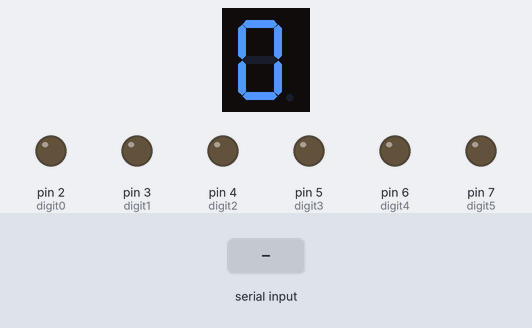
The sketch below on a simulated Arduino Mega 2560, built with avr-gcc and run on an emulated ATmega2560. Parts: 1-digit seven-segment display, output pins drawn as LEDs (lit = HIGH). Wiring (inferred from the names in the program): 1-digit 7-segment display, segments lit when HIGH: segments pin 8, pin 9, pin 10, pin 11, pin 12, pin 13, pin 24. The test bench sets the inputs (shaded band). The segment pins are drawn as the display they are named for; pins used as bus, display or sensor lines are not drawn; what the sketch prints to the serial monitor is not drawn.

Above: at 0.1 s.
At 0.5 s:
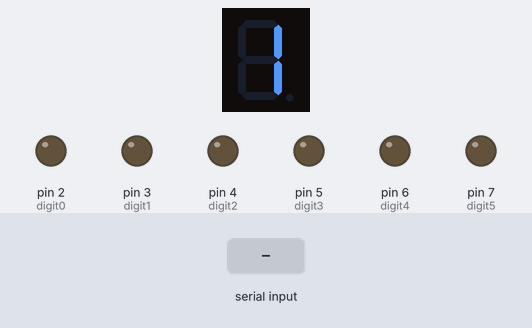
At 5.2 s:
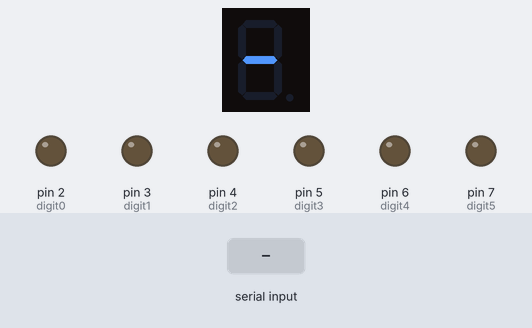
5.3 s: "90,45\n" received over the second serial link
Timing chart, 0 to 8.3 s (numbered marks = the images above; inputs shaded):
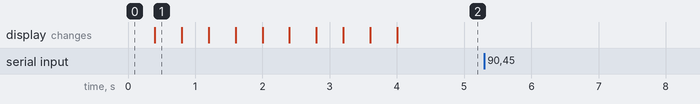

Measured:
- after the input at 5.3 s, every drawn part: stays the same
- what the display in image 1 shows lasts 0.4 s, from 0.4 s to 0.8 s

The sketch:

LP7510e_duplicate_Display_ino.ino
```cpp
#include <Metro.h>

Metro readWeight = Metro(1100);
Metro restart = Metro (3600000);

int digit0 = 2;
int digit1 = 3;
int digit2 = 4;
int digit3 = 5;
int digit4 = 6;
int digit5 = 7;

int segmenta = 8;
int segmentb = 9;
int segmentc = 10;
int segmentd = 11;
int segmente = 12;
int segmentf = 13;
int segmentg = 24;


int Weight;
int digitsArray[7] = { 0, 0, 0, 0, 0, 0, 0 };
bool weightCorrectFlag;


void setup() {
  // put your setup code here, to run once:

  Serial.begin(9600);
  Serial3.begin(9600);

  Serial2.begin(9600);
  pinMode(digit0, OUTPUT);
  pinMode(digit1, OUTPUT);
  pinMode(digit2, OUTPUT);
  pinMode(digit3, OUTPUT);
  pinMode(digit4, OUTPUT);
  pinMode(digit5, OUTPUT);


  pinMode(segmenta, OUTPUT);
  pinMode(segmentb, OUTPUT);
  pinMode(segmentc, OUTPUT);
  pinMode(segmentd, OUTPUT);
  pinMode(segmentd, OUTPUT);
  pinMode(segmente, OUTPUT);
  pinMode(segmentf, OUTPUT);
  pinMode(segmentg, OUTPUT);

  digitalWrite(digit0, LOW);
  digitalWrite(digit1, LOW);
  digitalWrite(digit2, LOW);
  digitalWrite(digit3, LOW);
  digitalWrite(digit4, LOW);
  digitalWrite(digit5, LOW);
  for (int a = 0; a < 10; a++) {
    displayNumber(a);
    delay(400);
    clearNumber();
  }
}

int previousWeight;
int runningAverage;

void loop() {
  processWeight();


  if (Weight > -1) {
    if (!weightCorrectFlag) {
      digitalWrite(digit0, LOW);
      digitalWrite(digit1, LOW);
      digitalWrite(digit2, LOW);
      digitalWrite(digit3, LOW);
      digitalWrite(digit4, LOW);
      digitalWrite(digit5, LOW);

      digitalWrite(segmenta, LOW);
      digitalWrite(segmentb, LOW);
      digitalWrite(segmentc, LOW);
      digitalWrite(segmentd, LOW);
      digitalWrite(segmente, LOW);
      digitalWrite(segmentf, LOW);
      digitalWrite(segmentg, HIGH);
    }

    else {
      if (Weight > 99999) digitalWrite(digit0, LOW);
      else digitalWrite(digit0, HIGH);
      digitalWrite(digit1, HIGH);
      digitalWrite(digit2, HIGH);
      digitalWrite(digit3, HIGH);
      digitalWrite(digit4, HIGH);
      digitalWrite(digit5, HIGH);
      displayNumber(digitsArray[1]);
      delayMicroseconds(150);
      clearNumber();


      digitalWrite(digit0, HIGH);
      if (Weight > 9999) digitalWrite(digit1, LOW);
      else digitalWrite(digit1, HIGH);
      digitalWrite(digit2, HIGH);
      digitalWrite(digit3, HIGH);
      digitalWrite(digit4, HIGH);
      digitalWrite(digit5, HIGH);
      displayNumber(digitsArray[2]);
      delayMicroseconds(150);
      clearNumber();


      digitalWrite(digit0, HIGH);
      digitalWrite(digit1, HIGH);

      if (Weight > 999) digitalWrite(digit2, LOW);
      else digitalWrite(digit2, HIGH);
      digitalWrite(digit3, HIGH);
      digitalWrite(digit4, HIGH);
      digitalWrite(digit5, HIGH);
      displayNumber(digitsArray[3]);
      delayMicroseconds(150);
      clearNumber();

      digitalWrite(digit0, HIGH);
      digitalWrite(digit1, HIGH);
      digitalWrite(digit2, HIGH);

      if (Weight > 99) digitalWrite(digit3, LOW);
      else digitalWrite(digit3, HIGH);
      digitalWrite(digit4, HIGH);
      digitalWrite(digit5, HIGH);
      displayNumber(digitsArray[4]);
      delayMicroseconds(150);
      clearNumber();


      digitalWrite(digit0, HIGH);
      digitalWrite(digit1, HIGH);
      digitalWrite(digit2, HIGH);
      digitalWrite(digit3, HIGH);


      if (Weight > 9) digitalWrite(digit4, LOW);
      else digitalWrite(digit4, HIGH);
      digitalWrite(digit5, HIGH);
      displayNumber(digitsArray[5]);
      delayMicroseconds(150);
      clearNumber();


      digitalWrite(digit0, HIGH);
      digitalWrite(digit1, HIGH);
      digitalWrite(digit2, HIGH);
      digitalWrite(digit3, HIGH);
      digitalWrite(digit4, HIGH);
      digitalWrite(digit5, LOW);
      displayNumber(digitsArray[6]);
      delayMicroseconds(150);
      clearNumber();
    }
  }
}

void processWeight() {
  if (readWeight.check()) {
    if (captureWeightLT7510e(Serial3)) {

      Serial.print("Weight: ");
      Serial.println(Weight);

      // runningAverage = 0.1 * Weight + 0.9 * runningAverage;

      // if (Weight / runningAverage < 1) return;
      // if (Weight / runningAverage > 2) return;
      //if (Weight - runningAverage > 3000) return;
      Serial.print("Running Avg:");

      Serial.println(runningAverage);
      String weightString = String(Weight);
      char WeightCharArray[7];
      int totalCharacters = 0;
      unsigned int x = 0;
      weightString.toCharArray(WeightCharArray, 7);
      // Serial.print("WeightCH: ");
      // Serial.println(WeightCharArray);
      for (int i = 0; i < 7; i++) {
        totalCharacters = i;
        if (WeightCharArray[i] == '\0') {
          //Serial.println();
          break;
        }
        // Serial.print(WeightCharArray[i], HEX);
        // Serial.print(" ");
      }
      // Serial.print("Total Characters: ");
      // Serial.println(totalCharacters);
      for (x = 6; x > 0; x--) {
        digitsArray[x] = (WeightCharArray[totalCharacters - 1] - 48);
        //Serial.print(digitsArray[x]);
        //Serial.print(" ");
        if (totalCharacters > 0) totalCharacters--;
        if (totalCharacters == 0) break;
      }

      for (int z = 0; z < 7; z++) {
        Serial.print(digitsArray[z]);
        Serial.print(" ");
      }
    }
  }
}


void displayNumber(int Number) {

  switch (Number) {
    case 0:
      digitalWrite(segmenta, HIGH);
      digitalWrite(segmentb, HIGH);
      digitalWrite(segmentc, HIGH);
      digitalWrite(segmentd, HIGH);
      digitalWrite(segmente, HIGH);
      digitalWrite(segmentf, HIGH);
      digitalWrite(segmentg, LOW);
      break;


    case 1:
      digitalWrite(segmenta, LOW);
      digitalWrite(segmentb, HIGH);
      digitalWrite(segmentc, HIGH);
      digitalWrite(segmentd, LOW);
      digitalWrite(segmente, LOW);
      digitalWrite(segmentf, LOW);
      digitalWrite(segmentg, LOW);
      break;

    case 2:
      digitalWrite(segmenta, HIGH);
      digitalWrite(segmentb, HIGH);
      digitalWrite(segmentc, LOW);
      digitalWrite(segmentd, HIGH);
      digitalWrite(segmente, HIGH);
      digitalWrite(segmentf, LOW);
      digitalWrite(segmentg, HIGH);
      break;

    case 3:
      digitalWrite(segmenta, HIGH);
      digitalWrite(segmentb, HIGH);
      digitalWrite(segmentc, HIGH);
      digitalWrite(segmentd, HIGH);
      digitalWrite(segmente, LOW);
      digitalWrite(segmentf, LOW);
      digitalWrite(segmentg, HIGH);
      break;
    case 4:
      digitalWrite(segmenta, LOW);
      digitalWrite(segmentb, HIGH);
      digitalWrite(segmentc, HIGH);
      digitalWrite(segmentd, LOW);
      digitalWrite(segmente, LOW);
      digitalWrite(segmentf, HIGH);
      digitalWrite(segmentg, HIGH);
      break;

    case 5:
      digitalWrite(segmenta, HIGH);
      digitalWrite(segmentb, LOW);
      digitalWrite(segmentc, HIGH);
      digitalWrite(segmentd, HIGH);
      digitalWrite(segmente, LOW);
      digitalWrite(segmentf, HIGH);
      digitalWrite(segmentg, HIGH);
      break;


    case 6:
      digitalWrite(segmenta, HIGH);
      digitalWrite(segmentb, LOW);
      digitalWrite(segmentc, HIGH);
      digitalWrite(segmentd, HIGH);
      digitalWrite(segmente, HIGH);
      digitalWrite(segmentf, HIGH);
      digitalWrite(segmentg, HIGH);
      break;

    case 7:
      digitalWrite(segmenta, HIGH);
      digitalWrite(segmentb, HIGH);
      digitalWrite(segmentc, HIGH);
      digitalWrite(segmentd, LOW);
      digitalWrite(segmente, LOW);
      digitalWrite(segmentf, LOW);
      digitalWrite(segmentg, LOW);
      break;

    case 8:
      digitalWrite(segmenta, HIGH);
      digitalWrite(segmentb, HIGH);
      digitalWrite(segmentc, HIGH);
      digitalWrite(segmentd, HIGH);
      digitalWrite(segmente, HIGH);
      digitalWrite(segmentf, HIGH);
      digitalWrite(segmentg, HIGH);
      break;

    case 9:
      digitalWrite(segmenta, HIGH);
      digitalWrite(segmentb, HIGH);
      digitalWrite(segmentc, HIGH);
      digitalWrite(segmentd, HIGH);
      digitalWrite(segmente, LOW);
      digitalWrite(segmentf, HIGH);
      digitalWrite(segmentg, HIGH);
      break;
  }
}

void clearNumber() {
  digitalWrite(segmenta, LOW);
  digitalWrite(segmentb, LOW);
  digitalWrite(segmentc, LOW);
  digitalWrite(segmentd, LOW);
  digitalWrite(segmente, LOW);
  digitalWrite(segmentf, LOW);
  digitalWrite(segmentg, LOW);
}


bool captureWeightLT7510e(HardwareSerial& LT7510port) {

  char inchar;
  String numberString;
  weightCorrectFlag = false;
  int index;
  int weightz = 0;
  //int Weight;
  LT7510port.write('R');
  // delay(10);
  if (LT7510port.available())
    ;
  else return 0;
  if (LT7510port.available()) {

    if (LT7510port.available()) {  // If anything comes in Serial3 (pins 0 & 1)
                                   // delayMicroseconds(5);
      while (LT7510port.available()) {
        inchar = LT7510port.read();  // read it and send it out Serial (USB)
        Serial2.write(inchar);       //Serial.print(inchar, HEX);
        // Serial.print(' ');
        if (inchar == '\r') {
          weightCorrectFlag = true;
          LT7510port.flush();
          break;
        }
        if (inchar >= 0x30 && inchar <= 0x39) {
          numberString += inchar;
        }
        index++;
      }
    }

    if (weightCorrectFlag) weightz = numberString.toInt();

    if (weightz >= 0) Weight = weightz/10;
    Serial.print("Weight: ");
    Serial.print(Weight);
    Serial.print(" ");
  } else Serial.println("NO DATA");

  return weightCorrectFlag;
}
```
